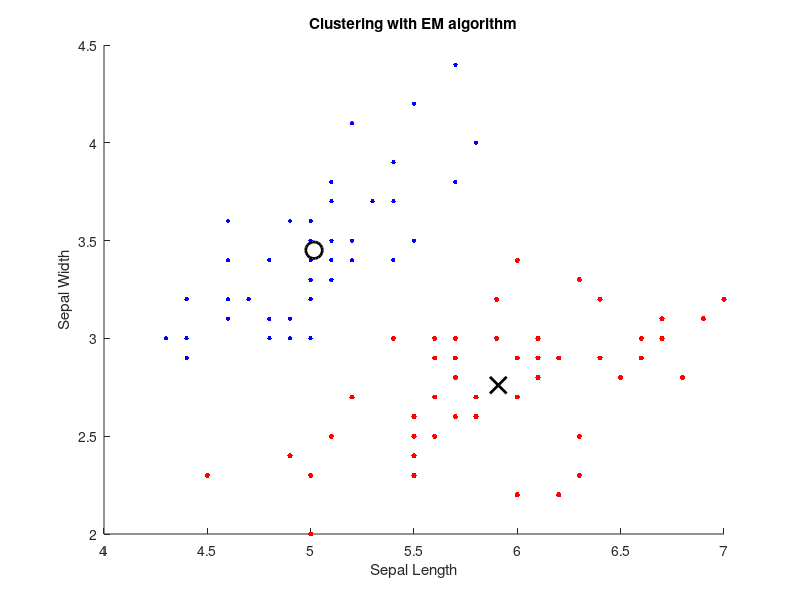

Write the MATLAB code that produced this figure.
clear all; close all;

% X is the dataset size 100x2
%   Column 1: sepal length
%   Column 2: sepal width
X = dlmread('simple_iris_dataset.dat');  % Size=100x2
N = length(X);  % N=100

% Initialization - take 2 random samples from data set
u1 = X(randi([1,N]),:);
u2 = X(randi([1,N]),:);

cov1 = cov(X);
cov2 = cov(X);

prior1 = 0.5;
prior2 = 0.5;

% Misc. initialization
idx_c1 = zeros(50,1);
idx_c2 = zeros(50,1);

W1 = zeros(100,1);
W2 = zeros(100,1);

M1 = repmat(u1, N, 1);
M2 = repmat(u2, N, 1);

XM1 = X-M1;
XM2 = X-M2;

% W1 and W2 are vectors that eventually should contain each data point's
% membership grade relative to Gaussian 1 and Gaussian 2
%%%%%%%%%%%%%%%%%%%%%%%%%%%%%%%%%%%%%%%%%%%%%%%%%%%%%%%%%%%%%%%%%%%%%%%%%%%
% You can define some error measure smaller than some epsilon to stop
% the iteration.  But for now just run for 250 iterations
for itr = 1:250
  % E-STEP
  likelihood1 = sum(-0.5 * XM1 * inv(cov1) .* XM1, 2);
  likelihood2 = sum(-0.5 * XM2 * inv(cov2) .* XM2, 2);

  posterior1 = likelihood1 * prior1;
  posterior2 = likelihood2 * prior2;

  normalization = posterior1 + posterior2;

  W1 = posterior1 ./ normalization;
  W2 = posterior2 ./ normalization;

  % M-STEP
  u1 = sum([W1 W1] .* X) / sum(W1);
  u2 = sum([W2 W2] .* X) / sum(W2);

  M1 = repmat(u1, N, 1);
  M2 = repmat(u2, N, 1);

  XM1 = X-M1;
  XM2 = X-M2;

  cov1 = (([W1 W1] .* XM1).' * XM1) / sum(W1);
  cov2 = (([W2 W2] .* XM2).' * XM2) / sum(W2);
end

%%%%%%%%%%%%%%%%%%%%%%%%%%%%%%%%%%%%%%%%%%%%%%%%%%%%%%%%%%%%%%%%%%
figure; hold on;

title('Clustering with EM algorithm');
xlabel('Sepal Length');
ylabel('Sepal Width');

% Hard clustering assignment – W1, W2 (100x1)

idx_c1 = find(W1 > W2);
idx_c2 = find(W1 <= W2);

ctr1 = mean(X(W1>W2,:));
ctr2 = mean(X(W1<=W2,:));

% idx_c1 is a vector containing the indices of the points in X
% that belong to cluster 1 (Mx1)
% idx_c2 is a vector containing the indices of the points in X
% that belong to cluster 2 (N-M x 1)
% Plot clustered data with two different colors
plot(X(idx_c1,1),X(idx_c1,2),'r.','MarkerSize',12)
plot(X(idx_c2,1),X(idx_c2,2),'b.','MarkerSize',10)

% Plot centroid of each cluster – ctr1, ctr2  (1x2)
plot(ctr1(:,1),ctr1(:,2), 'kx', 'MarkerSize',12,'LineWidth',2);
plot(ctr2(:,1),ctr2(:,2), 'ko', 'MarkerSize',12,'LineWidth',2);
